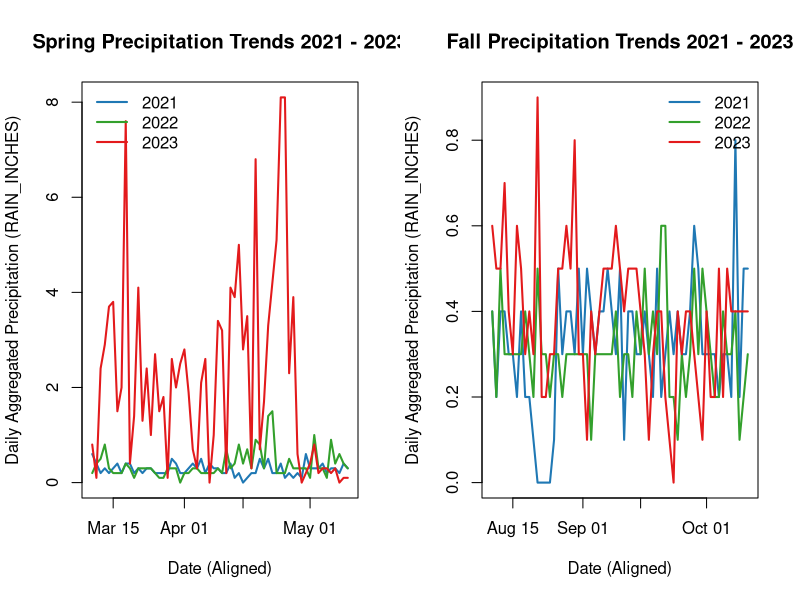
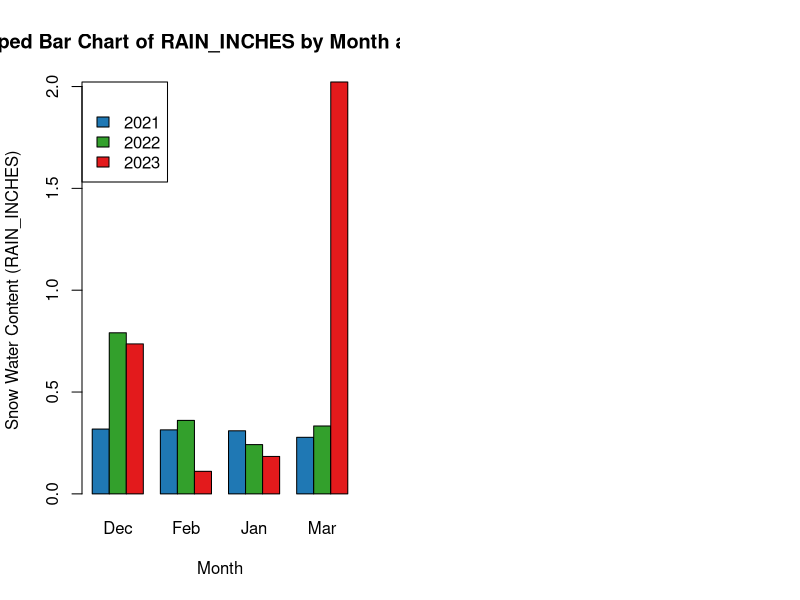
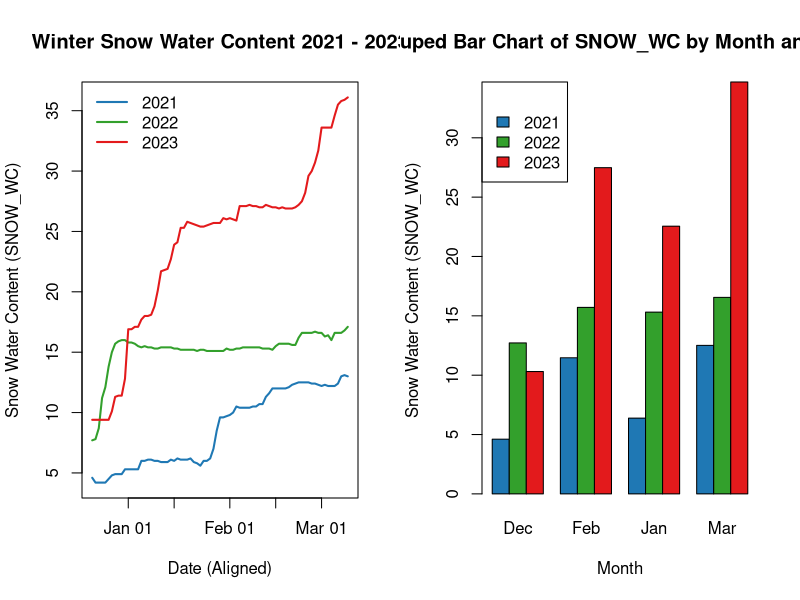
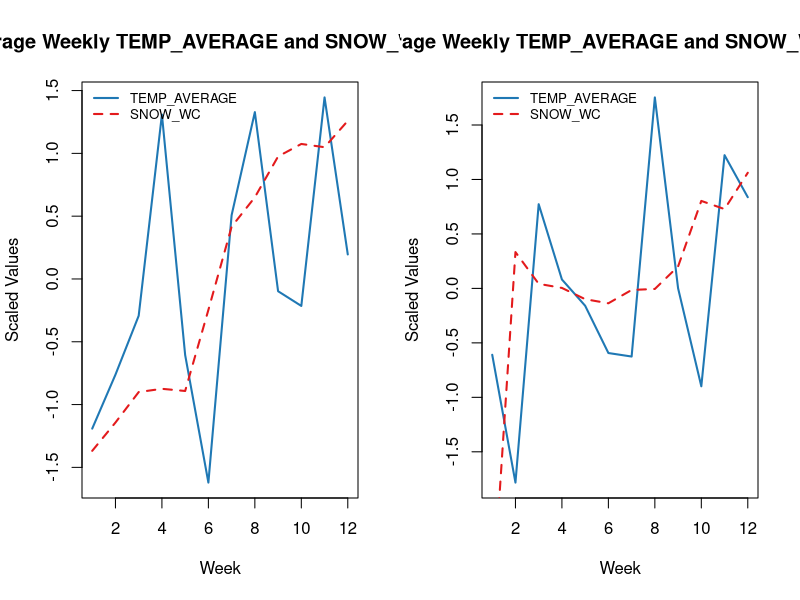
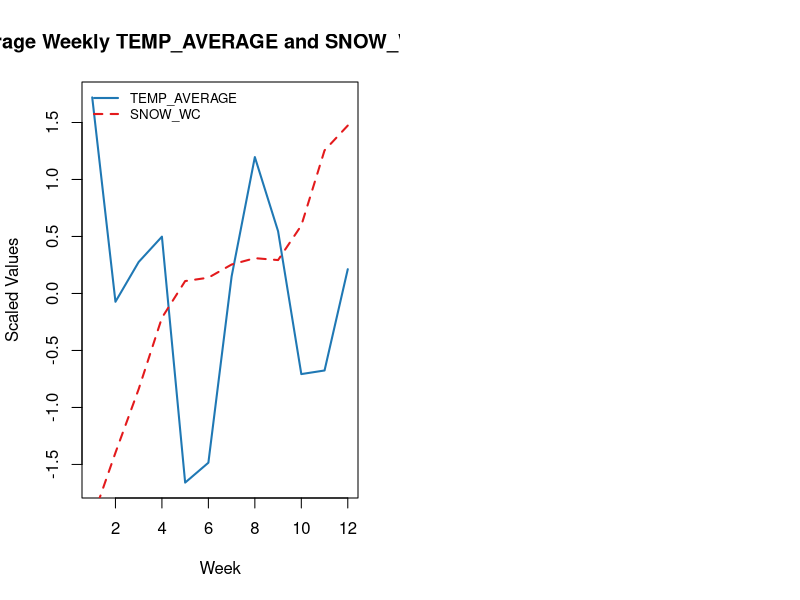
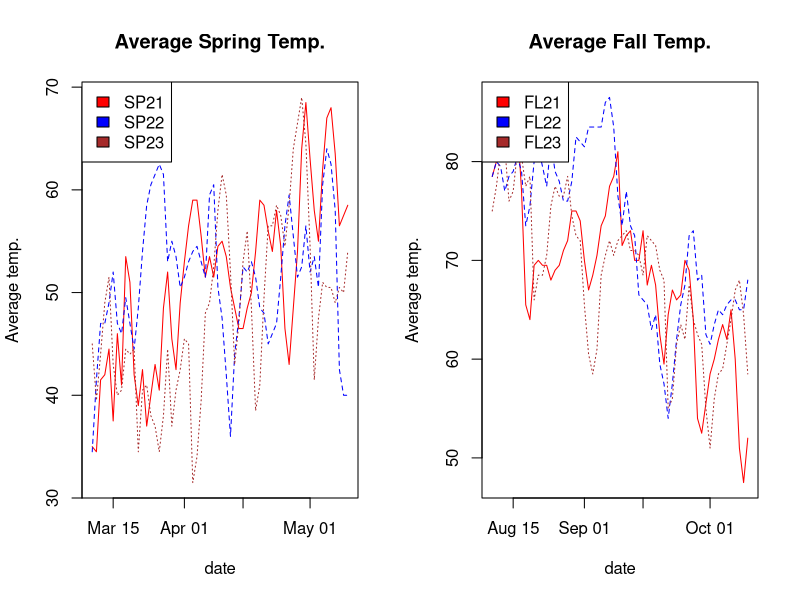
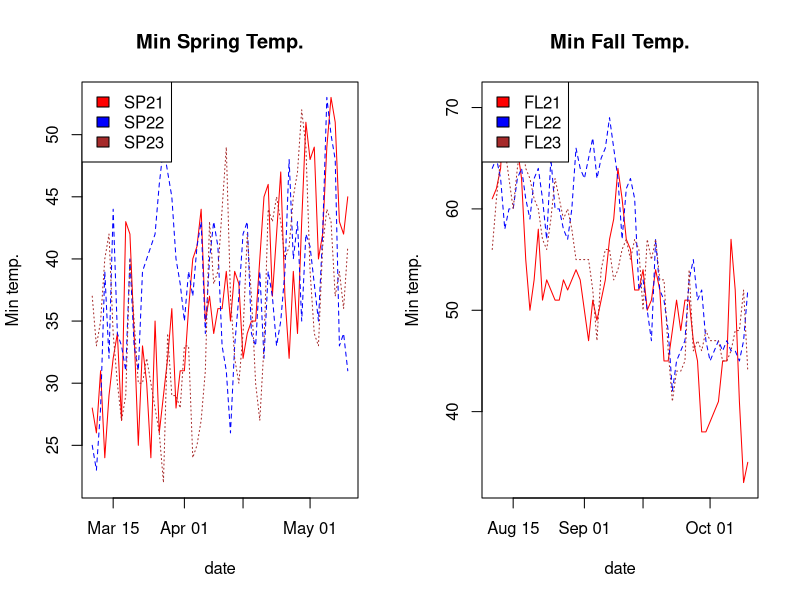
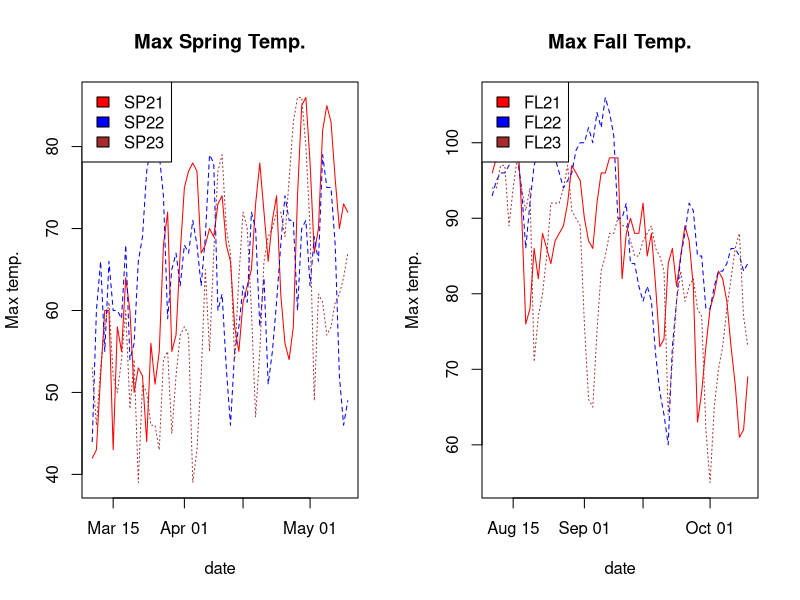

Reproduce these figures in R, in order.
## ---- chunk 1
#install.packages("readr")
#install.packages("tidyr")
#install.packages("here")

library(readr)
library(tidyr)
library(here)

setwd(here())
df <- read_csv(here("Pre-Trip","DataSets", "WeatherData_20250416.csv"))
#df <- read_csv(here("Pre-Trip","DataSets", "WeatherData_20250416.csv"))

w <- subset(df, SEASON == "Winter" & (YEAR == "2021" | YEAR == "2022" | YEAR == "2023"))
f <- subset(df, SEASON == "Fall" & (YEAR == "2021" | YEAR == "2022" | YEAR == "2023"))
s <- subset(df, SEASON == "Spring" & (YEAR == "2021" | YEAR == "2022" | YEAR == "2023"))

w$DATE <- as.Date(w$DATE, format="%m/%d/%Y")
s$DATE <- as.Date(s$DATE, format="%m/%d/%Y")
f$DATE <- as.Date(f$DATE, format="%m/%d/%Y")

for (year in 2021:2023) {
  f_year <- subset(f, f$YEAR == year)
  w_year <- subset(w, w$YEAR == year)
  s_year <- subset(s, s$YEAR == year)
  f_year$CYCLE_DATE <- as.Date(paste("2001", format(f_year$DATE, "%m-%d"), 
                                     sep = "-"))
  w_year$CYCLE_DATE <- 0
  s_year$CYCLE_DATE <- as.Date(paste("2001", format(s_year$DATE, "%m-%d"), 
                                     sep = "-"))
  
  w_year$CYCLE_DATE[w_year$MONTH == "Dec"] <- 
    as.Date(paste("2000", format(
      w_year$DATE[w_year$MONTH == "Dec"], "%m-%d"), sep = "-"))
  
  w_year$CYCLE_DATE[w_year$MONTH != "Dec"] <- 
    as.Date(paste("2001", format(
      w_year$DATE[w_year$MONTH != "Dec"], "%m-%d"), sep = "-"))
  
  w_year$CYCLE_DATE <- as.Date(w_year$CYCLE_DATE, origin = "1970-01-01")
  
 w_weekly <- aggregate(cbind(SNOW_WC, TEMP_AVERAGE, RAIN_INCHES) ~ WEEK, data = w_year, mean)
 w_weekly$CYCLE_WEEK <- c(1:nrow(w_weekly))

 s_weekly <- aggregate(cbind(SNOW_WC, TEMP_AVERAGE, RAIN_INCHES) ~ WEEK, data = s_year, mean)
 s_weekly$CYCLE_WEEK <- c(1:nrow(s_weekly))

 f_weekly <- aggregate(cbind(SNOW_WC, TEMP_AVERAGE, RAIN_INCHES) ~ WEEK, data = f_year, mean)
 f_weekly$CYCLE_WEEK <- c(1:nrow(f_weekly))
  
  assign(paste0("f_", year), f_year)
  assign(paste0("w_", year), w_year)
  assign(paste0("s_", year), s_year)
  assign(paste0("w_weekly_", year), w_weekly)
  assign(paste0("s_weekly_", year), s_weekly)
  assign(paste0("f_weekly_", year), f_weekly)
  rm(w_year,f_year,s_year,year,w_weekly,s_weekly,f_weekly)
}
colors <- c("#1f78b4", "#33a02c", "#e31a1c") 
## ---- chunk 2

#Fall (RAIN_INCHES ~ factor(YEAR))
knitr::kable(as.data.frame(summary(aov(RAIN_INCHES ~ factor(YEAR), data = f))[[1]]), caption = "ANOVA Fall (RAIN_INCHES ~ factor(YEAR))")
knitr::kable(TukeyHSD(aov(RAIN_INCHES ~ factor(YEAR), data = f))[["factor(YEAR)"]], caption = "TukeyHSD Fall (RAIN_INCHES ~ factor(YEAR))")

#Spring (RAIN_INCHES ~ factor(YEAR))
knitr::kable(as.data.frame(summary(aov(RAIN_INCHES ~ factor(YEAR), data = s))[[1]]), caption = "ANOVA Spring (RAIN_INCHES ~ factor(YEAR))")
knitr::kable(TukeyHSD(aov(RAIN_INCHES ~ factor(YEAR), data = s))[["factor(YEAR)"]], caption = "TukeyHSD Spring (RAIN_INCHES ~ factor(YEAR))")

## ---- chunk 3

################################# WINTER #######################################
par(mfrow = c(1,2))

#Time Series Overlay of Spring Rain
plot(s_2021$CYCLE_DATE, s_2021$RAIN_INCHES, type = "l", 
     xlab = "Date (Aligned)", ylab = "Daily Aggregated Precipitation (RAIN_INCHES)", 
     main = "Spring Precipitation Trends 2021 - 2023", col = colors[1], lwd = 2,
     ylim = c(min(s_2021$RAIN_INCHES), max(s_2023$RAIN_INCHES)))
lines(s_2022$CYCLE_DATE, s_2022$RAIN_INCHES, col = colors[2], lwd = 2)
lines(s_2023$CYCLE_DATE, s_2023$RAIN_INCHES, col = colors[3], lwd = 2)
legend("topleft", legend = c("2021", "2022", "2023"), 
       col = colors, lwd = 2, bty = "n")

#Time Series Overlay of Fall Rain
plot(f_2021$CYCLE_DATE, f_2021$RAIN_INCHES, type = "l", 
     xlab = "Date (Aligned)", ylab = "Daily Aggregated Precipitation (RAIN_INCHES)", 
     main = "Fall Precipitation Trends 2021 - 2023", col = colors[1], lwd = 2,
     ylim = c(min(f_2021$RAIN_INCHES), max(f_2023$RAIN_INCHES)))
lines(f_2022$CYCLE_DATE, f_2022$RAIN_INCHES, col = colors[2], lwd = 2)
lines(f_2023$CYCLE_DATE, f_2023$RAIN_INCHES, col = colors[3], lwd = 2)
legend("topright", legend = c("2021", "2022", "2023"), 
       col = colors, lwd = 2, bty = "n")

#bar plot
aggregated_data <- aggregate(RAIN_INCHES ~ MONTH + YEAR, data = w, 
                             FUN = mean, na.rm = TRUE)
reshaped_data <- reshape(aggregated_data, timevar = "YEAR", 
                         idvar = "MONTH", direction = "wide")
rownames(reshaped_data) <- reshaped_data$MONTH
reshaped_data <- reshaped_data[, -1]
data_matrix <- t(reshaped_data)
barplot(as.matrix(data_matrix), beside = TRUE, col = 
          colors, 
        legend.text = c("2021", "2022", "2023"), 
        args.legend = list(title = "", x = "topleft"),
        main = "Grouped Bar Chart of RAIN_INCHES by Month and Cycle", 
        xlab = "Month", ylab = "Snow Water Content (RAIN_INCHES)", 
        names.arg = colnames(data_matrix))
rm(aggregated_data, data_matrix, reshaped_data)

## ---- chunk 4
corTable <- data.frame(
  Year = 2021:2023,
  Fall = numeric(length(2021:2023)),
  Winter = numeric(length(2021:2023)),
  Spring = numeric(length(2021:2023)) 
)

for (year in 2021:2023) {
  
  corTable[corTable$Year == year, "Fall"] <-  cor(get(paste0("f_", year))$TEMP_AVERAGE, get(paste0("f_", year))$SNOW_WC)
  corTable[corTable$Year == year, "Winter"] <- cor(get(paste0("w_", year))$TEMP_AVERAGE, get(paste0("w_", year))$SNOW_WC)
  corTable[corTable$Year == year, "Spring"] <- cor(get(paste0("s_", year))$TEMP_AVERAGE, get(paste0("s_", year))$SNOW_WC)
  
}

knitr::kable(corTable, caption = "Correlation Matrix SNOW_WC ~ TEMP_AVERAGE")

#Fall (SNOW_WC ~ factor(YEAR))
knitr::kable(as.data.frame(summary(aov(SNOW_WC ~ factor(YEAR), data = f))[[1]]), caption = "ANOVA Fall (SNOW_WC ~ factor(YEAR))")
knitr::kable(TukeyHSD(aov(SNOW_WC ~ factor(YEAR), data = f))[["factor(YEAR)"]], caption = "TukeyHSD Fall (SNOW_WC ~ factor(YEAR))")

#Winter (SNOW_WC ~ factor(YEAR))
knitr::kable(as.data.frame(summary(aov(SNOW_WC ~ factor(YEAR), data = w))[[1]]), caption = "ANOVA Winter (SNOW_WC ~ factor(YEAR))")
knitr::kable(TukeyHSD(aov(SNOW_WC ~ factor(YEAR), data = w))[["factor(YEAR)"]], caption = "TukeyHSD Winter (SNOW_WC ~ factor(YEAR))")

#Spring (SNOW_WC ~ factor(YEAR))
knitr::kable(as.data.frame(summary(aov(SNOW_WC ~ factor(YEAR), data = s))[[1]]), caption = "ANOVA Spring (SNOW_WC ~ factor(YEAR))")
knitr::kable(TukeyHSD(aov(SNOW_WC ~ factor(YEAR), data = s))[["factor(YEAR)"]], caption = "TukeyHSD Spring (SNOW_WC ~ factor(YEAR))")
## ---- chunk 5
################################# WINTER #######################################
par(mfrow = c(1,2))
#Time Series Overlay of Winter Snow
plot(w_2021$CYCLE_DATE, w_2021$SNOW_WC, type = "l", 
     xlab = "Date (Aligned)", ylab = "Snow Water Content (SNOW_WC)", 
     main = "Winter Snow Water Content 2021 - 2023", col = colors[1], lwd = 2,
     ylim = c(min(w_2021$SNOW_WC), max(w_2023$SNOW_WC)))
lines(w_2022$CYCLE_DATE, w_2022$SNOW_WC, col = colors[2], lwd = 2)
lines(w_2023$CYCLE_DATE, w_2023$SNOW_WC, col = colors[3], lwd = 2)
legend("topleft", legend = c("2021", "2022", "2023"), 
       col = colors, lwd = 2, bty = "n")

#bar plot
aggregated_data <- aggregate(SNOW_WC ~ MONTH + YEAR, data = w, 
                             FUN = mean, na.rm = TRUE)
reshaped_data <- reshape(aggregated_data, timevar = "YEAR", 
                         idvar = "MONTH", direction = "wide")
rownames(reshaped_data) <- reshaped_data$MONTH
reshaped_data <- reshaped_data[, -1]
data_matrix <- t(reshaped_data)
barplot(as.matrix(data_matrix), beside = TRUE, col = 
          colors, 
        legend.text = c("2021", "2022", "2023"), 
        args.legend = list(title = "", x = "topleft"),
        main = "Grouped Bar Chart of SNOW_WC by Month and Cycle", 
        xlab = "Month", ylab = "Snow Water Content (SNOW_WC)", 
        names.arg = colnames(data_matrix))
rm(aggregated_data, data_matrix, reshaped_data)

# Temperature to Snow Water Content (scaled)
for (year in 2021:2023) {
  plot(get(paste0("w_weekly_", year))$CYCLE_WEEK, 
       scale(get(paste0("w_weekly_", year))$TEMP_AVERAGE), type = "l", 
       col = colors[1], lwd = 2, 
       xlab = "Week", ylab = "Scaled Values", 
       main = paste0("Average Weekly TEMP_AVERAGE and SNOW_WC:", year))
  lines(get(paste0("w_weekly_", year))$CYCLE_WEEK, 
        scale(get(paste0("w_weekly_", year))$SNOW_WC), col = colors[3],  
        lty = 2, lwd = 2)
  legend("topleft", legend = c("TEMP_AVERAGE", "SNOW_WC"), 
         col = c(colors[1], colors[3]), lty = c(1, 2), lwd = 2, bty = "n", 
         cex = 0.8)
}
rm(year)

#Time Series Overlay of Temperature
#plot(w_weekly_2021$CYCLE_WEEK, w_weekly_2021$TEMP_AVERAGE, type = "l", 
#     xlab = "Week", ylab = "Temperature Average (TEMP_AVERAGE)", 
#     main = "Average Weekly Temperature 2021 - 2024", 
#     col = colors[1], lwd = 2,
#     ylim = c(min(w_weekly_2023$TEMP_AVERAGE), max(w_weekly_2022$TEMP_AVERAGE)))
#lines(w_weekly_2022$CYCLE_WEEK, w_weekly_2022$TEMP_AVERAGE, col = colors[2], lwd = 2)
#lines(w_weekly_2023$CYCLE_WEEK, w_weekly_2023$TEMP_AVERAGE, col = colors[3], lwd = 2)
#lines(w_weekly_2024$CYCLE_WEEK, w_weekly_2024$TEMP_AVERAGE, col = colors[4], lwd = 2)
#legend("topleft", legend = c("2021", "2022", "2023", "2024"), 
#       col = colors, lwd = 2, bty = "n")

################################ SPRING ########################################

#plot(s_weekly_2021$CYCLE_WEEK, s_weekly_2021$TEMP_AVERAGE, type = "l", 
#     xlab = "Week", ylab = "Weekly Temperature Averages (TEMP_AVERAGE)", 
#     main = "Spring Weekly Temperature Averages 2021 - 2024", 
#     col = colors[1], lwd = 2,
#     ylim = c(min(s_weekly_2023$TEMP_AVERAGE), max(s_weekly_2021$TEMP_AVERAGE)))
#lines(s_weekly_2022$CYCLE_WEEK, s_weekly_2022$TEMP_AVERAGE, col = colors[2], lwd = 2)
#lines(s_weekly_2023$CYCLE_WEEK, s_weekly_2023$TEMP_AVERAGE, col = colors[3], lwd = 2)
#lines(s_weekly_2024$CYCLE_WEEK, s_weekly_2024$TEMP_AVERAGE, col = colors[4], lwd = 2)
#legend("topleft", legend = c("2021", "2022", "2023", "2024"), 
#       col = colors, lwd = 2, bty = "n")

################################# FALL #########################################

#plot(f_weekly_2021$CYCLE_WEEK, f_weekly_2021$TEMP_AVERAGE, type = "l", 
#     xlab = "Week", ylab = "Weekly Temperature Averages (TEMP_AVERAGE)", 
#     main = "Fall Weekly Temperature Averages 2021 - 2024", 
#     col = colors[1], lwd = 2,
#     ylim = c(min(f_weekly_2021$TEMP_AVERAGE), max(f_weekly_2022$TEMP_AVERAGE)))
#lines(f_weekly_2022$CYCLE_WEEK, f_weekly_2022$TEMP_AVERAGE, col = colors[2], lwd = 2)
#lines(f_weekly_2023$CYCLE_WEEK, f_weekly_2023$TEMP_AVERAGE, col = colors[3], lwd = 2)
#lines(f_weekly_2024$CYCLE_WEEK, f_weekly_2024$TEMP_AVERAGE, col = colors[4], lwd = 2)
#legend("bottomleft", legend = c("2021", "2022", "2023", "2024"), 
#       col = colors, lwd = 2, bty = "n")
## ---- chunk 6
#install.packages('lubridate')

library(readr)
library(lubridate)
library(dplyr)

data <- read_csv(here("Pre-Trip","DataSets", "WeatherData_20250222.csv"))
data$DATE <- as.Date(data$DATE, format="%Y-%m-%d")
data_2021_2023 <- data[data$YEAR == "2021"|data$YEAR == "2022"| data$YEAR == "2023" ,]

Spring2021 <- subset(data, DATE >= as.Date("2021-03-10") & DATE <= as.Date("2021-05-10"))
Spring2022 <- subset(data, DATE >= as.Date("2022-03-10") & DATE <= as.Date("2022-05-10"))
Spring2023 <- subset(data, DATE >= as.Date("2023-03-10") & DATE <= as.Date("2023-05-10"))
Spring <- rbind(Spring2021, Spring2022, Spring2023)
Spring$YEAR <- year(Spring$DATE)
Spring2021_2023 <- Spring[Spring$YEAR == "2021"|Spring$YEAR == "2022"| Spring$YEAR == "2023" ,]

Fall2021 <- subset(data, DATE >= as.Date("2021-08-10") & DATE <= as.Date("2021-10-10"))
Fall2022 <- subset(data, DATE >= as.Date("2022-08-10") & DATE <= as.Date("2022-10-10"))
Fall2023 <- subset(data, DATE >= as.Date("2023-08-10") & DATE <= as.Date("2023-10-10"))
Fall <- rbind(Fall2021, Fall2022, Fall2023)
Fall$YEAR <- year(Fall$DATE)
Fall2021_2023 <- Fall[Fall$YEAR == "2021"|Fall$YEAR == "2022"| Fall$YEAR == "2023" ,]

Spring2021_week <- subset(data, DATE >= as.Date("2021-05-04") & DATE <= as.Date("2021-05-10"))
Spring2022_week <- subset(data, DATE >= as.Date("2022-05-03") & DATE <= as.Date("2022-05-09"))
Spring2023_week <- subset(data, DATE >= as.Date("2023-05-02") & DATE <= as.Date("2023-05-08"))

Spring_week <- rbind(Spring2021_week, Spring2022_week, Spring2023_week)
Spring_week$YEAR <- year(Spring_week$DATE)
Spring2021_2023_week <- Spring_week[Spring_week$YEAR == "2021"|Spring_week$YEAR == "2022"| Spring_week$YEAR == "2023" ,]

Fall2021_week <- subset(data, DATE >= as.Date("2021-08-29") & DATE <= as.Date("2021-09-04"))
Fall2022_week <- subset(data, DATE >= as.Date("2022-09-27") & DATE <= as.Date("2022-10-03"))
Fall2023_week <- subset(data, DATE >= as.Date("2023-09-26") & DATE <= as.Date("2023-10-02"))

Fall_week <- rbind(Fall2021_week, Fall2022_week, Fall2023_week)
Fall_week$YEAR <- year(Fall_week$DATE)
Fall2021_2023_week <- Fall_week[Fall_week$YEAR == "2021"|Fall_week$YEAR == "2022"| Fall_week$YEAR == "2023" ,]
table(Fall2021_2023_week$YEAR)
## ---- chunk 7

#result_ave_spring
knitr::kable(as.data.frame(summary(aov(TEMP_AVERAGE ~ factor(YEAR), data = Spring))[[1]]), caption = "ANOVA Spring TEMP_AVERAGE ~ factor(YEAR))")
knitr::kable(TukeyHSD(aov(TEMP_AVERAGE ~ factor(YEAR), data = Spring))[["factor(YEAR)"]], caption = "Tukey Spring (TEMP_AVERAGE ~ factor(YEAR))")
knitr::asis_output("**P = 0.0299, p < 0.05 significant 2023 is different**")

#result_max_spring
knitr::kable(as.data.frame(summary(aov(TEMP_MAX ~ factor(YEAR), data = Spring))[[1]]), caption = "ANOVA Spring TEMP_MAX ~ factor(YEAR)")
knitr::kable(TukeyHSD(aov(TEMP_MAX ~ factor(YEAR), data = Spring))[["factor(YEAR)"]], caption = "Tukey Spring (TEMP_MAX ~ factor(YEAR))")
knitr::asis_output("**P = 0.0105, significant 2023 is different **")

#result_min_spring
knitr::kable(as.data.frame(summary(aov(TEMP_MIN ~ factor(YEAR), data = Spring))[[1]]), caption = "ANOVA Spring TEMP_MIN ~ factor(YEAR)")
knitr::kable(TukeyHSD(aov(TEMP_MIN ~ factor(YEAR), data = Spring))[["factor(YEAR)"]], caption = "Tukey Spring (TEMP_MIN ~ factor(YEAR))")
knitr::asis_output("**P = 0.238, NOT significant All same/similar**")

#result_ave_fall
knitr::kable(as.data.frame(summary(aov(TEMP_AVERAGE ~ factor(YEAR), data = Fall))[[1]]), caption = "ANOVA Fall TEMP_AVERAGE ~ factor(YEAR)")
knitr::kable(TukeyHSD(aov(Fall$TEMP_AVERAGE ~ factor(YEAR), data = Fall))[["factor(YEAR)"]], caption = "Fall (TEMP_AVERAGE ~ factor(YEAR))")
knitr::asis_output("**P < 0.05, P = 0.00418, significant, 2022 is different**")

#result_max_fall
knitr::kable(as.data.frame(summary(aov(TEMP_MAX ~ factor(YEAR), data = Fall))[[1]]), caption = "ANOVA Fall TEMP_MAX ~ factor(YEAR)")
knitr::kable(TukeyHSD(aov(Fall$TEMP_MAX ~ factor(YEAR), data = Fall))[["factor(YEAR)"]], caption = "Tukey Fall (TEMP_MAX ~ factor(YEAR))")
knitr::asis_output("**P = 0.00314 significant 2022 is different**")

#result_min_fall
knitr::kable(as.data.frame(summary(aov(TEMP_MIN ~ factor(YEAR), data = Fall))[[1]]), caption = "ANOVA Fall TEMP_MIN ~ factor(YEAR)")
knitr::kable(TukeyHSD(aov(Fall$TEMP_MIN ~ factor(YEAR), data = Fall))[["factor(YEAR)"]], caption = "Tukey Fall (TEMP_MIN ~ factor(YEAR))")
knitr::asis_output("**P = 0.00311 significant, 2022-2021 is different??**")


########### Conclusion: Fall 2022 and Spring 2023 were different ##########

# Combined mean temperature table for Spring and Fall
mean_temp_table <- data.frame(
  Year = c(2021, 2022, 2023),
  Spring_Mean_Temp = c(
    mean(Spring$TEMP_AVERAGE[Spring$YEAR == 2021]),
    mean(Spring$TEMP_AVERAGE[Spring$YEAR == 2022]),
    mean(Spring$TEMP_AVERAGE[Spring$YEAR == 2023])
  ),
  Fall_Mean_Temp = c(
    mean(Fall$TEMP_AVERAGE[Fall$YEAR == 2021]),
    mean(Fall$TEMP_AVERAGE[Fall$YEAR == 2022]),
    mean(Fall$TEMP_AVERAGE[Fall$YEAR == 2023])
  )
)

# Display the table using knitr
knitr::kable(mean_temp_table, caption = "Mean Temperatures for Spring and Fall (2021-2023)")


## ---- chunk 8
par(mfrow = c(1,2))
matplot( Spring2021$DATE,  cbind(Spring2021$TEMP_AVERAGE, 
                                 Spring2022$TEMP_AVERAGE, Spring2023$TEMP_AVERAGE),
         col = c("red", "blue", "brown"), type = "l",
         main = "Average Spring Temp.",
         xlab="date", ylab="Average temp.")
legend(x='topleft', y=70, legend=c('SP21', 'SP22', 'SP23'), fill=c('red', 'blue', 'brown'))
matplot( Fall2021$DATE,  cbind(Fall2021$TEMP_AVERAGE, 
                                 Fall2022$TEMP_AVERAGE, Fall2023$TEMP_AVERAGE),
         col = c("red", "blue", "brown"), type = "l",
         main = "Average Fall Temp.",
         xlab="date", ylab="Average temp.")
legend(x='topleft', y=70, legend=c('FL21', 'FL22', 'FL23'), fill=c('red', 'blue', 'brown'))


par(mfrow = c(1,2))
matplot( Spring2021$DATE,  cbind(Spring2021$TEMP_MIN, 
                                 Spring2022$TEMP_MIN, Spring2023$TEMP_MIN),
         col = c("red", "blue", "brown"), type = "l",
         main = "Min Spring Temp.",
         xlab="date", ylab="Min temp.")
legend(x='topleft', y=70, legend=c('SP21', 'SP22', 'SP23'), fill=c('red', 'blue', 'brown'))

matplot( Fall2021$DATE,  cbind(Fall2021$TEMP_MIN, 
                                 Fall2022$TEMP_MIN, Fall2023$TEMP_MIN),
         col = c("red", "blue", "brown"), type = "l",
         main = "Min Fall Temp.",
         xlab="date", ylab="Min temp.")
legend(x='topleft', y=70, legend=c('FL21', 'FL22', 'FL23'), fill=c('red', 'blue', 'brown'))

par(mfrow = c(1,2))
matplot( Spring2021$DATE,  cbind(Spring2021$TEMP_MAX, 
                                 Spring2022$TEMP_MAX, Spring2023$TEMP_MAX),
         col = c("red", "blue", "brown"), type = "l",
         main = "Max Spring Temp.",
         xlab="date", ylab="Max temp.")
legend(x='topleft', y=70, legend=c('SP21', 'SP22', 'SP23'), fill=c('red', 'blue', 'brown'))
matplot( Fall2021$DATE,  cbind(Fall2021$TEMP_MAX, 
                                 Fall2022$TEMP_MAX, Fall2023$TEMP_MAX),
         col = c("red", "blue", "brown"), type = "l",
         main = "Max Fall Temp.",
         xlab="date", ylab="Max temp.")
legend(x='topleft', y=70, legend=c('FL21', 'FL22', 'FL23'), fill=c('red', 'blue', 'brown'))
## ---- chunk 9

#Spring Week 1 (TEMP_AVERAGE ~ factor(YEAR))
knitr::kable(as.data.frame(summary(aov(TEMP_AVERAGE ~ factor(YEAR), data = Spring_week))[[1]]), caption = "ANOVA Spring week 1 - TEMP_AVERAGE ~ factor(YEAR)")
knitr::kable(TukeyHSD(aov(TEMP_AVERAGE ~ factor(YEAR), data = Spring_week))[["factor(YEAR)"]], caption = "Tukey Spring week 1 - ANOVA(TEMP_AVERAGE ~ factor(YEAR))")
knitr::asis_output("**P = 0.000484, P < 0.05 significant, 2021 is different with 90% sig level**")

#Spring Week 1 (TEMP_MAX ~ factor(YEAR))
knitr::kable(as.data.frame(summary(aov(TEMP_MAX ~ factor(YEAR), data = Spring_week))[[1]]), caption = "ANOVA Spring week 1 - TEMP_MAX ~ factor(YEAR)")
knitr::kable(TukeyHSD(aov(TEMP_MAX ~ factor(YEAR), data = Spring_week))[["factor(YEAR)"]], caption = "Tukey Spring week 1 - ANOVA(TEMP_MAX ~ factor(YEAR))")
knitr::asis_output("**P = 0.00217, significant, 2021 is different with 90% sig level**")

#Spring Week 1 (TEMP_MIN ~ factor(YEAR))
knitr::kable(as.data.frame(summary(aov(TEMP_MIN ~ factor(YEAR), data = Spring_week))[[1]]), caption = "ANOVA Spring week 1 - TEMP_MIN ~ factor(YEAR)")
knitr::kable(TukeyHSD(aov(TEMP_MIN ~ factor(YEAR), data = Spring_week))[["factor(YEAR)"]], caption = "Tukey Spring week 1 - ANOVA(TEMP_MIN ~ factor(YEAR))")
knitr::asis_output("**P = 0.0807, NOT significant, 2023-2021 is different**")

#Fall Week 1 (TEMP_AVERAGE ~ factor(YEAR))
knitr::kable(as.data.frame(summary(aov(TEMP_AVERAGE ~ factor(YEAR), data = Fall_week))[[1]]), caption = "ANOVA Fall week 1 TEMP_AVERAGE ~ factor(YEAR)")
knitr::kable(TukeyHSD(aov(TEMP_AVERAGE ~ factor(YEAR), data = Fall_week))[["factor(YEAR)"]], caption = "Tukey Fall week 1 - ANOVA(TEMP_AVERAGE ~ factor(YEAR))")
knitr::asis_output("**P < 0.05, P = 0.000479, significant, 2023 is different**")


#Fall Week 1 (TEMP_MAX ~ factor(YEAR))
knitr::kable(as.data.frame(summary(aov(TEMP_MAX ~ factor(YEAR), data = Fall_week))[[1]]), caption = "ANOVA Fall week 1 TEMP_MAX ~ factor(YEAR)")
knitr::kable(TukeyHSD(aov(TEMP_MAX ~ factor(YEAR), data = Fall_week))[["factor(YEAR)"]], caption = "Tukey Fall week 1 Max - ANOVA(TEMP_MAX ~ factor(YEAR))")
knitr::asis_output("**P = 0.000185 significant, 2023 is different**")


#Fall Week 1 (TEMP_MIN ~ factor(YEAR))
knitr::kable(as.data.frame(summary(aov(TEMP_MIN ~ factor(YEAR), data = Fall_week))[[1]]), caption = "ANOVA Fall week 1 TEMP_MIN ~ factor(YEAR)")
knitr::kable(TukeyHSD(aov(TEMP_MIN ~ factor(YEAR), data = Fall_week))[["factor(YEAR)"]], caption = "Tukey Fall week 1 Min - ANOVA(TEMP_MIN ~ factor(YEAR))")
knitr::asis_output("**P = 0.177 NOT significant, All same**")


## ---- chunk 10
par(mfrow = c(1,2))
matplot( Spring2021_week$DATE,  cbind(Spring2021_week$TEMP_AVERAGE, 
                                      Spring2022_week$TEMP_AVERAGE, Spring2023_week$TEMP_AVERAGE),
         col = c("red", "blue", "brown"), type = "l", main = "Spring week 1 Average", xlab="", ylab="Average temp.")

matplot( Fall2021_week$DATE,  cbind(Fall2021_week$TEMP_AVERAGE, 
                                      Fall2022_week$TEMP_AVERAGE, Fall2023_week$TEMP_AVERAGE),
         col = c("red", "blue", "brown"), type = "l", main = "Fall week 1 Average", xlab="", ylab="Average temp.")

matplot( Spring2021_week$DATE,  cbind(Spring2021_week$TEMP_MAX, 
                                      Spring2022_week$TEMP_MAX, Spring2023_week$TEMP_MAX),
         col = c("red", "blue", "brown"), type = "l", main = "Spring week 1 Max", xlab="", ylab="Max temp.")

matplot( Fall2021_week$DATE,  cbind(Fall2021_week$TEMP_MAX, 
                                      Fall2022_week$TEMP_MAX, Fall2023_week$TEMP_MAX),
         col = c("red", "blue", "brown"), type = "l", main = "Fall week 1 Max", xlab="", ylab="Max temp.")

matplot( Spring2021_week$DATE,  cbind(Spring2021_week$TEMP_MIN, 
                                      Spring2022_week$TEMP_MIN, Spring2023_week$TEMP_MIN),
         col = c("red", "blue", "brown"), type = "l", main = "Spring week 1 Min", xlab="", ylab="Min temp.")

matplot( Fall2021_week$DATE,  cbind(Fall2021_week$TEMP_MIN, 
                                      Fall2022_week$TEMP_MIN, Fall2023_week$TEMP_MIN),
         col = c("red", "blue", "brown"), type = "l", main = "Fall week 1 Min", xlab="", ylab="Min temp.")
